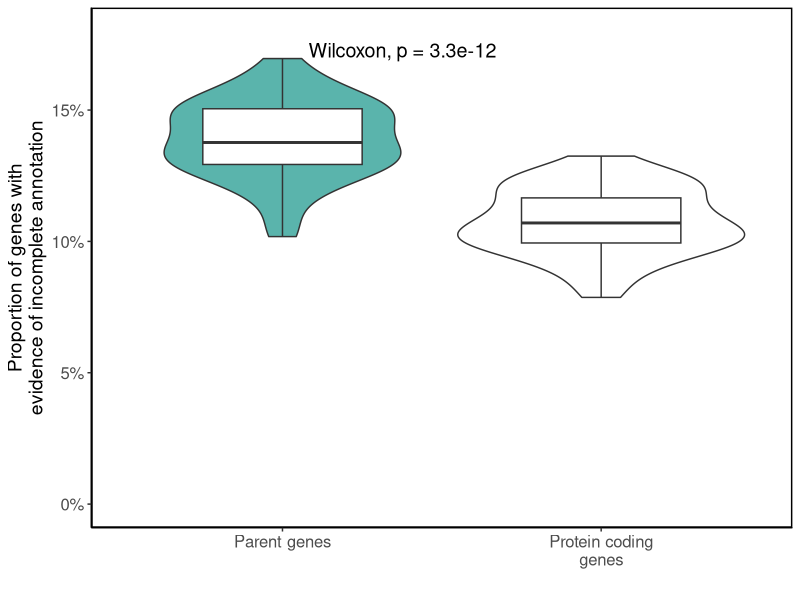

Recreate this plot in R.

# Load libraries ----------------------------------------------------------

library(tidyverse)
library(here)

# Load data ---------------------------------------------------------------

prop_ers_per_tissue <- readr::read_csv(
  here::here("results", "ers", "prop_ers_per_tissue.csv")
)

# Main --------------------------------------------------------------------

prop_ers_per_tissue_plot <- 
  prop_ers_per_tissue %>% 
  ggplot(aes(
    x = gene_type, 
    y = prop_ers
  )) + 
  geom_violin(
    aes(fill = gene_type)
  ) + 
  geom_boxplot(
    width = 0.5
  ) + 
  scale_x_discrete(name = "",
                   labels = c("Parent gene" = "Parent genes", "Protein Coding" = "Protein coding\ngenes")) + 
  scale_y_continuous(labels = function(x) paste0(x * 100, "%"),
                     name = "Proportion of genes with\nevidence of incomplete annotation",
                     limits = c(0, 0.18)) +
  ggpubr::stat_compare_means(label.x = 1.2,
                             label.y = 0.17,
                             size = 5) +
  scale_fill_manual(guide = "none",
                    values = c("#5ab4ac", "#ffffff")) + 
  theme_classic() +
  theme(panel.border = element_rect(colour = "black", fill=NA, size=1),
        axis.title = element_text(size = 14),
        axis.text.x = element_text(size = 12),
        axis.text.y = element_text(size = 12),
        axis.title.y = element_text(size = 14))

# Save data ---------------------------------------------------------------

ggsave(
  plot = prop_ers_per_tissue_plot, 
  filename = "prop_ers_per_tissue.svg", 
  path = here::here("results", "ers"), 
  width = 6, 
  height = 5, 
  dpi = 600
)
